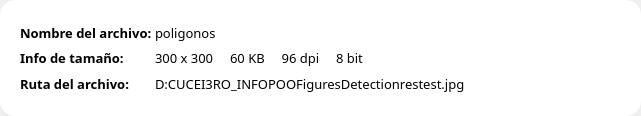
<?xml version="1.0" encoding="UTF-8"?>
<ui version="4.0">
 <class>ImageDetailsWidget</class>
 <widget class="QWidget" name="ImageDetailsWidget">
  <property name="geometry">
   <rect>
    <x>0</x>
    <y>0</y>
    <width>641</width>
    <height>116</height>
   </rect>
  </property>
  <property name="windowTitle">
   <string>Form</string>
  </property>
  <property name="styleSheet">
   <string notr="true"/>
  </property>
  <layout class="QGridLayout" name="gridLayout">
   <property name="leftMargin">
    <number>0</number>
   </property>
   <property name="topMargin">
    <number>0</number>
   </property>
   <property name="rightMargin">
    <number>0</number>
   </property>
   <property name="bottomMargin">
    <number>0</number>
   </property>
   <property name="spacing">
    <number>0</number>
   </property>
   <item row="0" column="0">
    <widget class="QFrame" name="frame">
     <property name="styleSheet">
      <string notr="true">QFrame {
	background-color: rgb(255, 255, 255);
	border-radius: 15px;
}</string>
     </property>
     <property name="frameShape">
      <enum>QFrame::StyledPanel</enum>
     </property>
     <property name="frameShadow">
      <enum>QFrame::Raised</enum>
     </property>
     <layout class="QGridLayout" name="gridLayout_2">
      <property name="leftMargin">
       <number>20</number>
      </property>
      <property name="topMargin">
       <number>20</number>
      </property>
      <property name="rightMargin">
       <number>20</number>
      </property>
      <property name="bottomMargin">
       <number>20</number>
      </property>
      <property name="horizontalSpacing">
       <number>0</number>
      </property>
      <property name="verticalSpacing">
       <number>22</number>
      </property>
      <item row="0" column="0">
       <layout class="QGridLayout" name="detailsDetail" columnstretch="1,8">
        <property name="spacing">
         <number>0</number>
        </property>
        <item row="2" column="1">
         <widget class="QLabel" name="filepathValue">
          <property name="font">
           <font>
            <family>Segoe UI Variable Small</family>
            <pointsize>10</pointsize>
           </font>
          </property>
          <property name="styleSheet">
           <string notr="true">QLabel {
	color: rgb(0, 0, 0);
}</string>
          </property>
          <property name="text">
           <string>D:CUCEI3RO_INFOPOOFiguresDetectionrestest.jpg</string>
          </property>
          <property name="wordWrap">
           <bool>true</bool>
          </property>
         </widget>
        </item>
        <item row="2" column="0">
         <widget class="QLabel" name="filepathLabel">
          <property name="font">
           <font>
            <family>Segoe UI Variable Small</family>
            <pointsize>10</pointsize>
            <bold>true</bold>
           </font>
          </property>
          <property name="styleSheet">
           <string notr="true">QLabel {
	color: rgb(0, 0, 0);
}</string>
          </property>
          <property name="text">
           <string>Ruta del archivo:</string>
          </property>
         </widget>
        </item>
        <item row="0" column="0">
         <widget class="QLabel" name="nameLabel">
          <property name="font">
           <font>
            <family>Segoe UI Variable Small</family>
            <pointsize>10</pointsize>
            <bold>true</bold>
           </font>
          </property>
          <property name="styleSheet">
           <string notr="true">QLabel {
	color: rgb(0, 0, 0);
}</string>
          </property>
          <property name="text">
           <string>Nombre del archivo: </string>
          </property>
         </widget>
        </item>
        <item row="1" column="0">
         <widget class="QLabel" name="sizeLabel">
          <property name="font">
           <font>
            <family>Segoe UI Variable Small</family>
            <pointsize>10</pointsize>
            <bold>true</bold>
           </font>
          </property>
          <property name="styleSheet">
           <string notr="true">QLabel {
	color: rgb(0, 0, 0);
}</string>
          </property>
          <property name="text">
           <string>Info de tamaño: </string>
          </property>
         </widget>
        </item>
        <item row="1" column="1">
         <widget class="QLabel" name="sizeValue">
          <property name="font">
           <font>
            <family>Segoe UI Variable Small</family>
            <pointsize>10</pointsize>
           </font>
          </property>
          <property name="styleSheet">
           <string notr="true">QLabel {
	color: rgb(0, 0, 0);
}
</string>
          </property>
          <property name="text">
           <string>300 x 300     60 KB     96 dpi     8 bit</string>
          </property>
          <property name="wordWrap">
           <bool>true</bool>
          </property>
         </widget>
        </item>
        <item row="0" column="1">
         <widget class="QLabel" name="nameValue">
          <property name="font">
           <font>
            <family>Segoe UI Variable Small</family>
            <pointsize>10</pointsize>
           </font>
          </property>
          <property name="styleSheet">
           <string notr="true">QLabel {
	color: rgb(0, 0, 0);
}</string>
          </property>
          <property name="text">
           <string>poligonos</string>
          </property>
          <property name="wordWrap">
           <bool>true</bool>
          </property>
         </widget>
        </item>
       </layout>
      </item>
     </layout>
    </widget>
   </item>
  </layout>
 </widget>
 <resources/>
 <connections/>
</ui>
